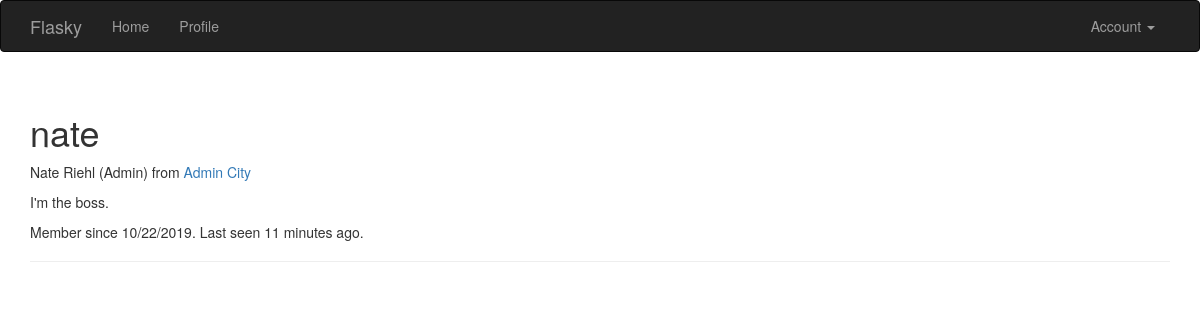
Screenshot of /user/nate (signed in) with the database file from the repository.
### app/models.py (models this page shows, shortened)
class User(UserMixin, db.Model):
    __tablename__ = 'users'
    id = db.Column(db.Integer, primary_key=True)
    email = db.Column(db.String(64), unique=True, index=True)
    username = db.Column(db.String(64), unique=True, index=True)
    password_hash = db.Column(db.String(128))
    role_id = db.Column(db.Integer, db.ForeignKey('roles.id'))
    confirmed = db.Column(db.Boolean, default=False)
    name = db.Column(db.String(64))
    location = db.Column(db.String(64))
    about_me = db.Column(db.Text())
    member_since = db.Column(db.DateTime(), default=datetime.utcnow)
    last_seen = db.Column(db.DateTime(), default=datetime.utcnow)
    @property
    def password(self):
        raise AttributeError('password is not a readable attribute')
    def can(self, perm):
        return self.role is not None and self.role.has_permission(perm)
    def is_administrator(self):
        return self.can(Permission.ADMIN)
    def ping(self):
        self.last_seen = datetime.utcnow()
        db.session.add(self)
        db.session.commit()

### app/main/views.py (the view)
@main.route('/user/<username>')
def user(username):
    user = User.query.filter_by(username=username).first_or_404()
    return render_template('user.html', user=user)

### app/auth/views.py (called while the page is built)
@auth.before_app_request
def before_request():
    if current_user.is_authenticated:
        current_user.ping()
        if not current_user.confirmed \
                and request.endpoint \
                and request.blueprint != 'auth' \
                and request.endpoint != 'static':
            return redirect(url_for('auth.unconfirmed'))

### app/main/__init__.py (called while the page is built)
@main.app_context_processor
def inject_permissions():
    return dict(Permission=Permission)

### app/models.py (called while the page is built)
@login_manager.user_loader
def load_user(user_id):
    return User.query.get(int(user_id))

    def has_permission(self, perm):
        return self.permissions & perm == perm

### app/templates/user.html (shortened to what this page needs)
{% extends "base.html" %}
{% block page_content %}
<div class="page-header">
    <h1>{{ user.username }}</h1>
    {% if user.name or user.location %}
    <p>
        {% if user.name %}{{ user.name }}{% endif %}
        {% if user.location %}
            from <a href="http://maps.google.com/?q={{ user.location }}">{{ user.location }}</a>
        {% endif %}
    </p>
    {% endif %}
    {% if user.about_me %}<p>{{ user.about_me }}</p>{% endif %}
    <p>Member since {{ moment(user.member_since).format('L') }}. Last seen {{ moment(user.last_seen).fromNow() }}.</p>
</div>
{% endblock %}

### rows the page displays
User: username "nate", name "Nate Riehl (Admin)", location "Admin City", about_me "I'm the boss.", member_since "10/22/2019", last_seen "11 minutes ago"
